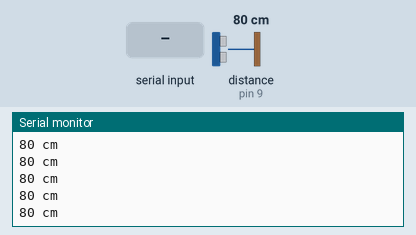
Bench run of a sketch on a simulated Arduino Uno, built with avr-gcc and run on an emulated ATmega328P. Shown: the last lines printed to the serial monitor. Wiring (inferred from the names in the program): ultrasonic range finder: trigger pin 8; echo pin 9. Inputs (shaded band) come from the test bench; at power-on: distance to the obstacle (sensor on pin 9) 80 cm. The echo pulse lasts 58.3 µs per cm; the modem accepts every AT command (registered, SIM ready, sends succeed) and sends nothing else.

Above: at 2.2 s.
2.3 s: "1" received over the second serial link
4.7 s: distance to the obstacle (sensor on pin 9) set to 35 cm
At 5.2 s:
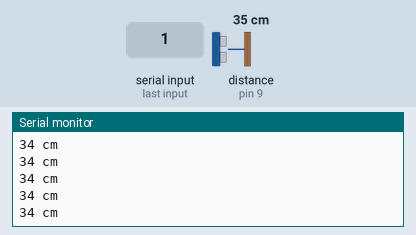
7.7 s: "0" received over the second serial link
9.2 s: distance to the obstacle (sensor on pin 9) set to 2 cm
At 9.7 s:
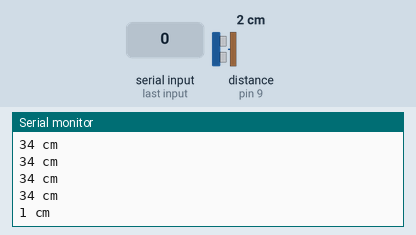
Timing chart, 0 to 12.2 s (numbered marks = the images above; inputs shaded):
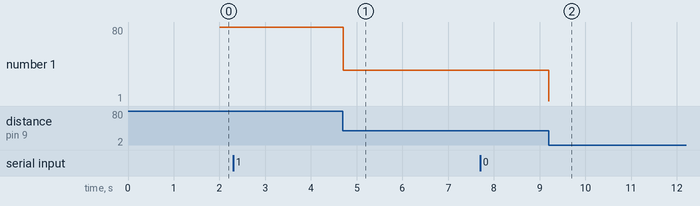

The sketch:

Arduino_control..ino
```cpp
#include <SoftwareSerial.h>
//Alarm reciever's phone number with country code
const String PHONE = "ENTER_PHONE_NUMBER";
//GSM Module RX pin to Arduino 3
//GSM Module TX pin to Arduino 2
#define rxPin 2
#define txPin 3
SoftwareSerial sim800(rxPin,txPin);
//the pin that the pir sensor is atteched to
#define trigPin 8
#define echoPin 9
void setup() {
  pinMode(trigPin, OUTPUT);
  pinMode(echoPin, INPUT);
  Serial.begin(115200);          // initialize serial
  sim800.begin(9600);
  Serial.println("SIM800L software serial initialize");
  sim800.println("AT");
  delay(1000);
}
void loop(){
while(sim800.available()){
  Serial.println(sim800.readString());
}
while(Serial.available())  {
  sim800.println(Serial.readString());
}
  long time_duration, distance_in_cm;
  digitalWrite(trigPin, LOW);
  delayMicroseconds(2);
  digitalWrite(trigPin, HIGH);
  delayMicroseconds(10);
  digitalWrite(trigPin, LOW);
  time_duration = pulseIn(echoPin, HIGH);
  distance_in_cm = time_duration / 29 / 2;
  Serial.print(distance_in_cm);
  Serial.println(" cm");
  //SendMessage Distance − 2cm – 400 cm
  //if the distance is equal or less then 10 cm
  if (distance_in_cm <= 20){
     //Serial.println ("Sending Message");
    sim800.println("AT+CMGF=1");    //Sets the GSM Module in Text Mode
    delay(1000);
    //Serial.println ("Set SMS Number");
    sim800.println("AT+CMGS=\"" + PHONE + "\"\r"); //Mobile phone number to send message
    delay(1000);
    String SMS = "Dustbin # 1 is full,www.google.com/maps/d/u/0/viewer?source=gplus-ogsb&ie=UTF8&oe=UTF8&msa=0&mid=1B1lAsUpYFg82Je7XN1";
    sim800.println(SMS);
    delay(100);
    sim800.println((char)26);// ASCII code of CTRL+Z
    delay(1000);
             }

}
```

Measured:
- after the input at 4.7 s, the serial monitor: prints a new line at once (image 1)
- after the input at 9.2 s, the serial monitor: prints a new line at once (image 2)
- plotted number 1: 80 → 34 after the input at 4.7 s, 34 → 1 after the input at 9.2 s
